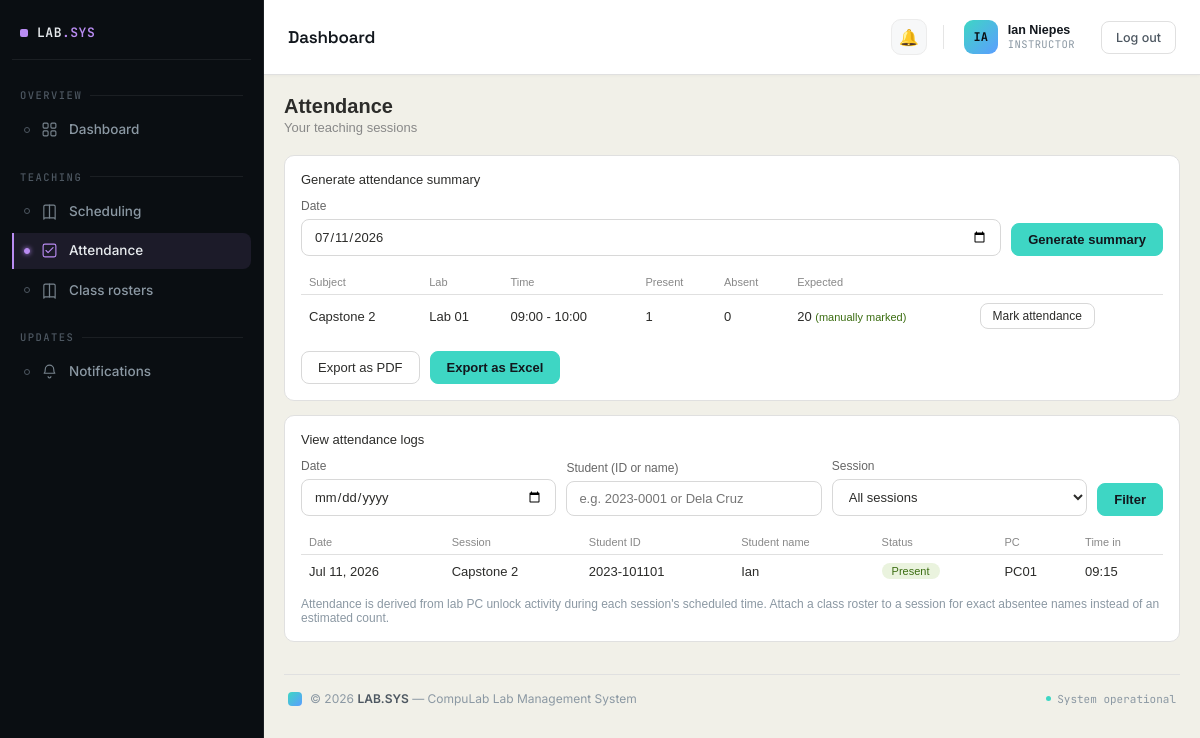
The page /accounts/attendance/ (signed in) on the database its author committed.
### accounts/models.py (models this page shows, shortened)
class User(AbstractUser):
    ROLE_CHOICES = [
        ('admin', 'Admin'),
        ('incharge', 'Lab In-charge'),
        ('instructor', 'Instructor'),
        ('student', 'Student'),
    ]
    role = models.CharField(max_length=20, choices=ROLE_CHOICES, default='instructor')
    id_number = models.CharField(
        max_length=50, blank=True, default='',
        help_text='Student/Instructor ID — used to match this account to reservation requests and lab PC check-ins. Separate from the login username.'
    )
    assigned_lab = models.ForeignKey(
        'labs.Lab',
        null=True,
        blank=True,
        on_delete=models.SET_NULL,
        related_name='assigned_users'
    )
    email_notifications_enabled = models.BooleanField(default=True)

class ActivityLog(models.Model):
    ACTION_CHOICES = [
        ('register', 'User Registered'),
        ('activate', 'Account Activated'),
        ('deactivate', 'Account Deactivated'),
        ('delete', 'User Deleted'),
        ('reset_password', 'Password Reset'),
        ('pc_unlock', 'Lab PC Unlocked'),
    ]
    actor = models.ForeignKey(
        settings.AUTH_USER_MODEL,
        null=True,
        on_delete=models.SET_NULL,
        related_name='actions_performed'
    )
    action = models.CharField(max_length=20, choices=ACTION_CHOICES)
    target_username = models.CharField(max_length=150)
    details = models.TextField(blank=True)
    pc = models.ForeignKey(
        'labs.PC',
        null=True, blank=True,
        on_delete=models.SET_NULL,
        related_name='usage_logs',
        help_text='The lab PC this event happened on, set for pc_unlock events. Lets us answer "which PC was used on date X" reliably.',
    )
    created_at = models.DateTimeField(auto_now_add=True)
    class Meta:
        ordering = ['-created_at']

### scheduling/models.py (models this page shows, shortened)
class Session(models.Model):
    REQUESTER_TYPE = [
        ('instructor', 'Instructor'),
        ('student', 'Student'),
    ]
    lab = models.ForeignKey('labs.Lab', on_delete=models.CASCADE, related_name='sessions')
    instructor = models.ForeignKey(
        settings.AUTH_USER_MODEL, on_delete=models.SET_NULL, null=True, blank=True,
        related_name='sessions',
        help_text='Optional — only set when the requester has a matching CompuLab account.'
    )
    roster = models.ForeignKey(
        ClassRoster, on_delete=models.SET_NULL, null=True, blank=True, related_name='sessions',
        help_text='Optional — attach a class roster so attendance reports can show real present/absent names.'
    )
    requester_type = models.CharField(max_length=10, choices=REQUESTER_TYPE, default='instructor')
    requester_name = models.CharField(max_length=150, default='')
    requester_id_number = models.CharField(
        max_length=50, default='', help_text='Student ID or Instructor ID presented at the lab PC.'
    )
    reservation_code = models.CharField(max_length=12, unique=True, null=True, blank=True)
    subject = models.CharField(max_length=200)
    date = models.DateField()
    start_time = models.TimeField()
    end_time = models.TimeField()
    student_count = models.PositiveIntegerField(default=0)
    created_at = models.DateTimeField(auto_now_add=True)

class ManualAttendanceRecord(models.Model):
    STATUS = [
        ('present', 'Present'),
        ('absent', 'Absent'),
    ]
    session = models.ForeignKey(Session, on_delete=models.CASCADE, related_name='manual_attendance')
    id_number = models.CharField(max_length=50)
    full_name = models.CharField(max_length=150, blank=True)
    status = models.CharField(max_length=10, choices=STATUS, default='present')
    marked_by = models.ForeignKey(settings.AUTH_USER_MODEL, on_delete=models.SET_NULL, null=True, blank=True)
    marked_at = models.DateTimeField(auto_now=True)
    class Meta:
        unique_together = [('session', 'id_number')]
        ordering = ['id_number']

### labs/models.py (models this page shows, shortened)
class Lab(models.Model):
    name = models.CharField(max_length=100)
    location = models.CharField(max_length=200, blank=True)
    opening_time = models.TimeField(
        default='07:00',
        help_text='Daily opening time, used as the capacity basis for utilization % in reports.'
    )
    closing_time = models.TimeField(
        default='21:00',
        help_text='Daily closing time, used as the capacity basis for utilization % in reports.'
    )

class PC(models.Model):
    STATUS = [
        ('online', 'Online'),
        ('offline', 'Offline'),
        ('in_use', 'In Use'),
        ('issue', 'Has Issue'),
    ]
    lab = models.ForeignKey(Lab, on_delete=models.CASCADE, related_name='pcs')
    pc_id = models.CharField(max_length=10)
    ip_address = models.GenericIPAddressField(
        null=True, blank=True,
        help_text='Used to actually check whether this PC is reachable on the network.'
    )
    status = models.CharField(max_length=10, choices=STATUS, default='offline')
    last_active = models.DateTimeField(null=True, blank=True)
    current_user = models.ForeignKey(
        settings.AUTH_USER_MODEL,
        null=True, blank=True,
        on_delete=models.SET_NULL,
        related_name='pcs_in_use',
        help_text="The student currently signed in on this PC, set when they unlock it with their Student ID and password. Cleared once the PC goes offline or is reassigned.",
    )

### accounts/views.py (the view)
# urls.py: path('attendance/', views.AttendanceView.as_view(), name='attendance'),
class AttendanceView(RoleRequiredMixin, TemplateView):
    allowed_roles = ['instructor']
    template_name = 'accounts/attendance.html'
    def get_context_data(self, **kwargs):
        from labs.reports import _parse_date
        from django.utils import timezone as tz
        from scheduling.models import Session
        ctx = super().get_context_data(**kwargs)
        today = tz.now().date()
        user = self.request.user
        ctx['my_sessions'] = Session.objects.filter(instructor=user).order_by('date')
        summary_date = _parse_date(self.request.GET.get('summary_date'), today)
        ctx['summary_date'] = summary_date
        ctx['summary_rows'] = _instructor_summary_rows(user, summary_date)
        log_date = self.request.GET.get('log_date') or ''
        ctx['log_date'] = log_date
        ctx['log_student'] = self.request.GET.get('log_student', '')
        ctx['log_session'] = self.request.GET.get('log_session', '')
        ctx['log_rows'] = _instructor_log_rows(
            user,
            day=_parse_date(log_date, None) if log_date else None,
            session_id=ctx['log_session'] or None,
            student=ctx['log_student'] or None,
        )
        return ctx

### compulab/templates/accounts/attendance.html (shortened to what this page needs)
{% extends "base.html" %}
{% block content %}
<div class="page-header">
  <div>
    <h1>Attendance</h1>
    <div class="sub">Your teaching sessions</div>
  </div>
</div>
<div class="card">
  <div class="section-title">Generate attendance summary</div>
  <form method="get" class="form-row" style="grid-template-columns: 1fr auto; align-items:end; gap:10px;">
    <div class="form-group" style="margin-bottom:0">
      <label class="form-label">Date</label>
      <input type="date" name="summary_date" class="form-control" value="{{ summary_date|date:'Y-m-d' }}">
    </div>
    <div class="form-group" style="margin-bottom:0">
      <button type="submit" class="action-btn primary">Generate summary</button>
    </div>
  </form>
  <table class="table" style="margin-top:14px;">
    <thead>
      <tr><th>Subject</th><th>Lab</th><th>Time</th><th>Present</th><th>Absent</th><th>Expected</th><th></th></tr>
    </thead>
    <tbody>
      {% for row in summary_rows %}
        <tr>
          <td>{{ row.session.subject }}</td>
          <td>{{ row.session.lab.name }}</td>
          <td>{{ row.session.start_time|time:"H:i" }} - {{ row.session.end_time|time:"H:i" }}</td>
          <td>{{ row.present_count }}</td>
          <td>{{ row.absent_count }}</td>
          <td>
            {{ row.expected_count }}
            {% if row.manually_marked %}
              <span style="color:#3B6D11;font-size:11px;">(manually marked)</span>
            {% elif not row.has_roster %}
              <span style="color:#8b98a3;font-size:11px;">(estimate - no roster)</span>
            {% endif %}
          </td>
          <td><a href="{% url 'session_attendance_mark' row.session.pk %}" class="action-btn small">Mark attendance</a></td>
        </tr>
      {% empty %}
        <tr><td colspan="7"><p class="empty">No sessions of yours on this date.</p></td></tr>
      {% endfor %}
    </tbody>
  </table>
  {% if summary_rows %}
    <div style="display:flex; gap:10px; margin-top:14px;">
      <a href="{% url 'attendance_summary_export' %}?summary_date={{ summary_date|date:'Y-m-d' }}&format=pdf" class="action-btn">Export as PDF</a>
      <a href="{% url 'attendance_summary_export' %}?summary_date={{ summary_date|date:'Y-m-d' }}&format=excel" class="action-btn primary">Export as Excel</a>
    </div>
  {% endif %}
</div>
<div class="card">
  <div class="section-title">View attendance logs</div>
  <form method="get" class="form-row" style="grid-template-columns: 1fr 1fr 1fr auto; align-items:end; gap:10px;">
    <div class="form-group" style="margin-bottom:0">
      <label class="form-label">Date</label>
      <input type="date" name="log_date" class="form-control" value="{{ log_date }}">
    </div>
    <div class="form-group" style="margin-bottom:0">
      <label class="form-label">Student (ID or name)</label>
      <input type="text" name="log_student" class="form-control" placeholder="e.g. 2023-0001 or Dela Cruz" value="{{ log_student }}">
    </div>
    <div class="form-group" style="margin-bottom:0">
      <label class="form-label">Session</label>
      <select name="log_session" class="form-control">
        <option value="">All sessions</option>
      </select>
    </div>
    <div class="form-group" style="margin-bottom:0">
      <button type="submit" class="action-btn primary">Filter</button>
    </div>
  </form>
  <table class="table" style="margin-top:14px;">
    <thead>
      <tr><th>Date</th><th>Session</th><th>Student ID</th><th>Student name</th><th>Status</th><th>PC</th><th>Time in</th></tr>
    </thead>
    <tbody>
      {% for row in log_rows %}
        <tr>
          <td>{{ row.date|date:"M d, Y" }}</td>
          <td>{{ row.session.subject }}</td>
          <td>{{ row.id_number }}</td>
          <td>{{ row.name }}</td>
          <td><span class="status-pill pill-{% if row.status == 'present' %}resolved{% else %}open{% endif %}">{{ row.status|capfirst }}</span></td>
          <td>{{ row.pc }}</td>
          <td>{{ row.time|time:"H:i"|default:"-" }}</td>
        </tr>
      {% empty %}
        <tr><td colspan="7"><p class="empty">No attendance records match these filters.</p></td></tr>
      {% endfor %}
    </tbody>
  </table>
  <p style="font-size:12px; color:#8b98a3; margin-top:10px;">
    Attendance is derived from lab PC unlock activity during each session's scheduled time. Attach a class roster to a session for exact absentee names instead of an estimated count.
  </p>
</div>
{% endblock %}

### compulab/templates/dashboard/navbar.html (shortened to what this page needs)
<div class="topbar">
  <div class="topbar-title">{{ page_title|default:"Dashboard" }}</div>
  <div class="topbar-right">
    <div class="topbar-notif">
      <a href="{% url 'notifications' %}" title="Notifications">
        🔔
      </a>
    </div>
    <div class="topbar-user">
      <div class="avatar">
        {{ request.user.get_full_name|slice:":2"|upper }}
      </div>
      <div class="user-meta">
        <span class="user-name">{{ request.user.get_full_name|default:request.user.username }}</span>
        <span class="user-role">{{ request.user.role|default:"Admin" }}</span>
      </div>
    </div>
    <form method="post" action="{% url 'logout' %}" style="display:inline;">
      <button type="submit" class="btn">Log out</button>
    </form>
  </div>
</div>

### rows shown on the page
User: user.get_full_name "IA", user.get_full_name "Ian Niepes", user.role "INSTRUCTOR"
Session: session.subject "Capstone 2", session.lab.name "Lab 01", session.start_time "09:00", session.end_time "10:00", present_count "1", absent_count "0", expected_count "20", date "Jul 11, 2026", id_number "2023-101101", name "Ian", status "Present", pc "PC01", time "09:15"

### other values the page prints
{{ page_title|default:"Dashboard" }} "Dashboard"
